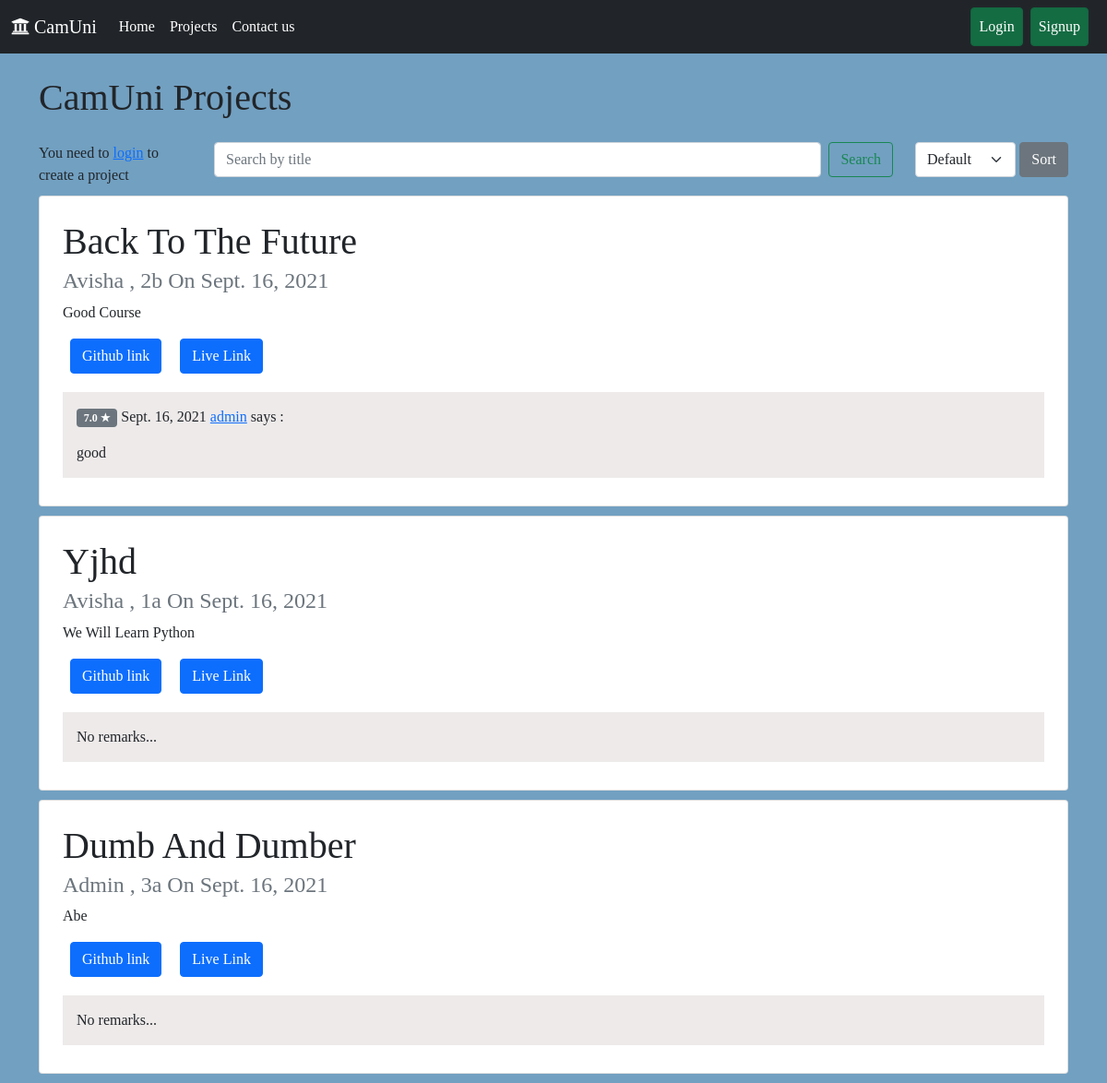
The app's page /project/ with its own data.
### projects/models.py (models this page shows, shortened)
class Project(models.Model):
    email = models.EmailField(max_length=254)
    title = models.CharField( max_length= 70)
    desc = models.CharField(max_length=700,blank=True,null=True)
    enroll_no = models.IntegerField()
    year = models.CharField( max_length=1)
    sec = models.CharField( max_length=1)
    git_link = models.CharField(max_length=70)
    live_link = models.CharField(max_length=70,blank=True,null=True)
    screenshot = models.ImageField( upload_to="projects/images",blank=True,null=True)
    submitted_by = models.ForeignKey(User, on_delete=models.CASCADE)
    pub_on = models.DateField(auto_now_add=True)
    updated_on =models.DateField(auto_now=True)
    class Meta:
        managed = True
        verbose_name = 'Project'
        verbose_name_plural = 'Projects'

class Remarks(models.Model):
    rating = models.FloatField()
    remarks = models.CharField( max_length=200)
    author = models.ForeignKey(User, on_delete=models.CASCADE)
    project = models.ForeignKey(Project , related_name="projects" , on_delete=models.CASCADE)
    pub_date = models.DateField(auto_now_add=True)
    class Meta:
        verbose_name = 'Remarks'
        verbose_name_plural = 'Remarks'

### projects/views.py (the view)
# urls.py: path("",views.Index)
def Index(request):
    sort_by = request.GET.get("sort_by")
    print(sort_by)
    if sort_by:
        proList = Project.objects.order_by(sort_by)
    else:
        proList = Project.objects.all()
    params = {
        "data" : proList
    }
    return render(request,"projects/index.html",params)

### projects/templates/projects/index.html (shortened to what this page needs)
{% extends "html/basic.html" %}
{% block body %}
<div class="container custom-list" >
<h1 class="m-4 ms-0"> CamUni Projects</h1>
<div class="row">
  <div class="col-2">
    {% if user.is_authenticated %}
  <a class="btn btn-success" href="/project/create/">Create a project</a>
  {% else %}
  You need to <a class="" href="/account/login/">login</a> to create a project
{% endif %}
  </div>
  <div class="col-8">
    <form class="d-flex" method="POST" action= "/project/search/">
      <input class="form-control me-2" type="search" placeholder="Search by title" aria-label="Search" name="searched">
      <button class="btn btn-outline-success" type="submit">Search</button>
    </form>
  </div>
  <div class="col-2">
    <form class="d-flex" action="/project/" method="GET">
  <select Class="form-select" name="sort_by" id="">
<option value="">Default</option>
    </select>
    <button class="btn btn-secondary ms-1" type="submit">Sort</button>
    </form>
  </div>
</div>
{% for d in data %}
  <div class="card">
  <div class="card-block">
    <h1 class="card-title">{{d.title}}</h1>
    <h4 class="card-subtitle mb-2 text-muted">{{d.submitted_by}} , {{d.year}}{{d.sec}} on {{d.pub_on}}  </h4>
    <p class="card-text">{{d.desc}}</p>
    {% if d.git_link|length > 0 %}
    <a target="_blank" href="{{d.git_link}}" class="card-link btn btn-primary mx-2">Github link</a>
  {% endif %}
  {% if d.live_link|length > 0 %}
    <a target="_blank"  href="{{d.live_link}}" class="card-link btn btn-primary mx-2">Live Link</a>
  {% endif %}
  </div>
<div>
  <ul class="remarks-con">
{% if not d.projects.all %}
<li>
  <div class="post-comments">
      <p>
      No remarks...
    </p>
</div>
</li>
    {% else %}
    {% for r in d.projects.all  %}
      <li>
        <div class="post-comments">
          <p class="meta"><span class="badge bg-secondary">{{r.rating}} 	&#9733; </span>  {{r.pub_date}} <a href="#">{{r.author.username}}</a> says : </p>
          <p>
              {{r.remarks}}
          </p>
      </div>
      </li>
    {% endfor %}
{% endif %}
  </ul>
</div>
</div>
{% endfor %}
</div>
{% endblock body %}

### helper/html/basic.html (shortened to what this page needs)
<!DOCTYPE html>
<html lang="en">
	<head>
		<link
			rel="stylesheet"
			href="https://use.fontawesome.com/releases/v5.15.4/css/all.css"
		/>
		<link
			href="https://cdn.jsdelivr.net/npm/bootstrap@5.1.0/dist/css/bootstrap.min.css"
			rel="stylesheet"
		/>
	</head>
	<body>
		<nav class="custom-nav navbar navbar-expand-lg navbar-dark bg-dark"  >
			<div class="container-fluid">
				<a class="navbar-brand" href="/"><i class="fas fa-university"></i> CamUni</a>
				<div class="collapse navbar-collapse" id="navbarSupportedContent">
					<ul class="navbar-nav me-auto mb-2 mb-lg-0">
						<li class="nav-item">
							<a class="nav-link active" aria-current="page" href="/">Home</a>
						</li>
						<li class="nav-item">
							<a class="nav-link active" aria-current="page" href="/project/"
								>Projects</a
							>
						</li>
						<li class="nav-item">
							<a class="nav-link active" aria-current="page" href="/contactus/"
								>Contact us</a
							>
						</li>
					</ul>
					<ul class="navbar-nav mb-2 mb-lg-0 d-flex justify-content-end">
						{% if user.is_authenticated %}
						<li class="nav-item dropdown">
							<a
								class="nav-link dropdown-toggle"
								href="#"
								id="navbarDropdownMenuLink"
								role="button"
								data-bs-toggle="dropdown"
								aria-expanded="false"
							>
								{{request.user.first_name}} {{request.user.last_name}}
							</a>
							<ul
								class="dropdown-menu"
								aria-labelledby="navbarDropdownMenuLink"
							>
								<li>
									<a class="dropdown-item" href="/account/logout/">Logout</a>
								</li>
							</ul>
						</li>
						{% else %}
						<li class="nav-item">
							<a
								class="nav-link active btn btn-success"
								aria-current="page"
								href="/account/login/"
								>Login</a
							>
						</li>
						<li class="nav-item mx-2">
							<a
								class="nav-link active btn btn-success"
								aria-current="page"
								href="/account/signup/"
								>Signup</a
							>
						</li>
						{% endif %}
					</ul>
				</div>
			</div>
		</nav>
		{% block body %}{% endblock body %}
	</body>
</html>

### records on screen
Project: title "Back To The Future", submitted_by "Avisha", year "2", sec "B", pub_on "Sept. 16, 2021", desc "Good Course"
Remarks: rating "7.0", pub_date "Sept. 16, 2021", author.username "admin", remarks "good"
Project: title "Yjhd", submitted_by "Avisha", year "1", sec "A", pub_on "Sept. 16, 2021", desc "We Will Learn Python", shows "No remarks..."
Project: title "Dumb And Dumber", submitted_by "Admin", year "3", sec "A", pub_on "Sept. 16, 2021", desc "Abe", shows "No remarks..."
